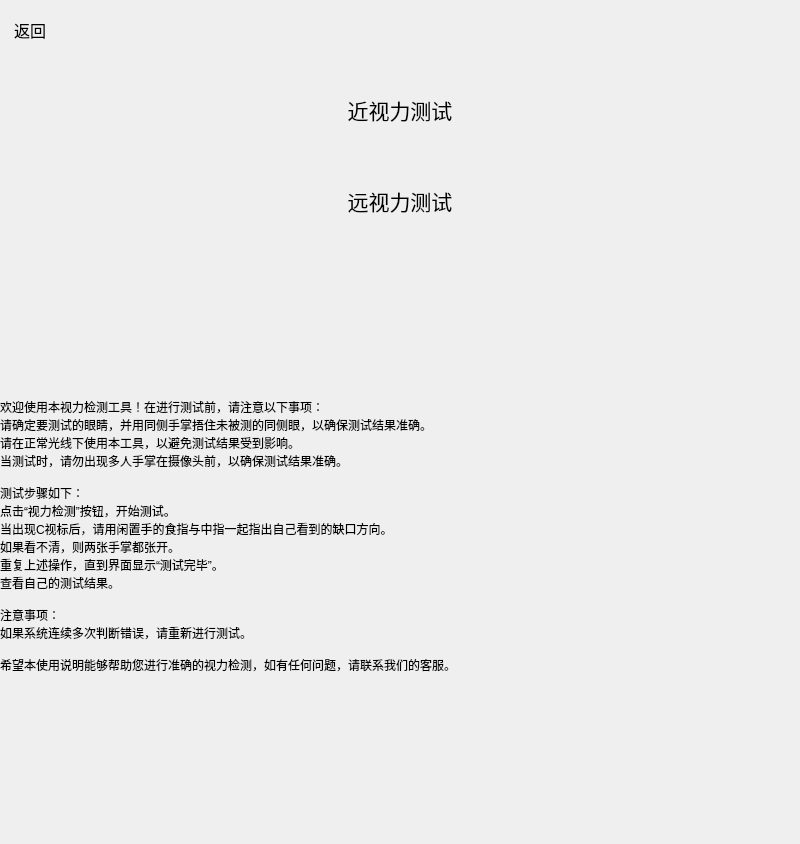
<?xml version="1.0" encoding="UTF-8"?>
<ui version="4.0">
 <class>Distance</class>
 <widget class="QWidget" name="Distance">
  <property name="geometry">
   <rect>
    <x>0</x>
    <y>0</y>
    <width>800</width>
    <height>844</height>
   </rect>
  </property>
  <property name="minimumSize">
   <size>
    <width>389</width>
    <height>844</height>
   </size>
  </property>
  <property name="maximumSize">
   <size>
    <width>844</width>
    <height>844</height>
   </size>
  </property>
  <property name="windowTitle">
   <string>视力测试</string>
  </property>
  <widget class="QToolButton" name="toolButton">
   <property name="geometry">
    <rect>
     <x>0</x>
     <y>0</y>
     <width>60</width>
     <height>60</height>
    </rect>
   </property>
   <property name="minimumSize">
    <size>
     <width>60</width>
     <height>60</height>
    </size>
   </property>
   <property name="maximumSize">
    <size>
     <width>60</width>
     <height>60</height>
    </size>
   </property>
   <property name="font">
    <font>
     <pointsize>12</pointsize>
    </font>
   </property>
   <property name="text">
    <string>返回</string>
   </property>
   <property name="autoRaise">
    <bool>true</bool>
   </property>
  </widget>
  <widget class="QToolButton" name="toolButton_2">
   <property name="geometry">
    <rect>
     <x>200</x>
     <y>80</y>
     <width>400</width>
     <height>60</height>
    </rect>
   </property>
   <property name="minimumSize">
    <size>
     <width>400</width>
     <height>60</height>
    </size>
   </property>
   <property name="maximumSize">
    <size>
     <width>400</width>
     <height>60</height>
    </size>
   </property>
   <property name="font">
    <font>
     <pointsize>16</pointsize>
    </font>
   </property>
   <property name="text">
    <string>近视力测试</string>
   </property>
   <property name="autoRaise">
    <bool>true</bool>
   </property>
  </widget>
  <widget class="QToolButton" name="toolButton_3">
   <property name="geometry">
    <rect>
     <x>200</x>
     <y>170</y>
     <width>400</width>
     <height>61</height>
    </rect>
   </property>
   <property name="sizePolicy">
    <sizepolicy hsizetype="Fixed" vsizetype="Fixed">
     <horstretch>40</horstretch>
     <verstretch>60</verstretch>
    </sizepolicy>
   </property>
   <property name="minimumSize">
    <size>
     <width>400</width>
     <height>60</height>
    </size>
   </property>
   <property name="font">
    <font>
     <pointsize>16</pointsize>
    </font>
   </property>
   <property name="text">
    <string>远视力测试</string>
   </property>
   <property name="autoRaise">
    <bool>true</bool>
   </property>
  </widget>
  <widget class="QLabel" name="label">
   <property name="geometry">
    <rect>
     <x>0</x>
     <y>230</y>
     <width>801</width>
     <height>611</height>
    </rect>
   </property>
   <property name="font">
    <font>
     <pointsize>9</pointsize>
    </font>
   </property>
   <property name="text">
    <string>欢迎使用本视力检测工具！在进行测试前，请注意以下事项：
请确定要测试的眼睛，并用同侧手掌捂住未被测的同侧眼，以确保测试结果准确。
请在正常光线下使用本工具，以避免测试结果受到影响。
当测试时，请勿出现多人手掌在摄像头前，以确保测试结果准确。

测试步骤如下：
点击“视力检测”按钮，开始测试。
当出现C视标后，请用闲置手的食指与中指一起指出自己看到的缺口方向。
如果看不清，则两张手掌都张开。
重复上述操作，直到界面显示“测试完毕”。
查看自己的测试结果。

注意事项：
如果系统连续多次判断错误，请重新进行测试。

希望本使用说明能够帮助您进行准确的视力检测，如有任何问题，请联系我们的客服。</string>
   </property>
  </widget>
 </widget>
 <resources/>
 <connections/>
</ui>
